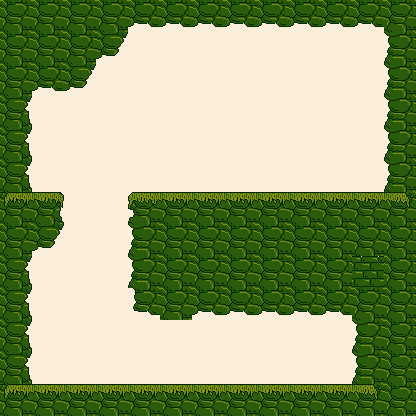

Below is a game level as drawn by its tile map, then a one-line description and the .tmx that defines it (tile-layer data replaced by summaries):
An orthogonal 13x13 tile map with 32x32 px tiles, 2 tile layers (sky, ground) and 12 objects (6x move, 3x action, 2x char, collect).

<map version="1.0" orientation="orthogonal" renderorder="right-down" width="13" height="13" tilewidth="32" tileheight="32" nextobjectid="69">
 <tileset firstgid="1" name="green" tilewidth="32" tileheight="32">
  <image source="../../src/img/green.png" width="256" height="256" />
  <terraintypes>
   <terrain name="gnd" tile="-1" />
  </terraintypes>
  <tile id="1" terrain="0,0,0,0" />
  <tile id="2" terrain=",,0,0" />
  <tile id="3" terrain=",,0," />
  <tile id="4" terrain=",,,0" />
  <tile id="5" terrain=",0,,0" />
  <tile id="6" terrain=",0,0,0" />
  <tile id="7" terrain="0,,0," />
  <tile id="8" terrain="0,,0,0" />
  <tile id="9" terrain="0,0,," />
  <tile id="11" terrain=",0,," />
  <tile id="12" terrain="0,,," />
  <tile id="16" terrain="0,0,0," />
  <tile id="17" terrain="0,0,,0" />
  <tile id="18">
   <objectgroup draworder="index" />
  </tile>
  <tile id="29">
   <animation>
    <frame tileid="29" duration="150" />
    <frame tileid="30" duration="150" />
    <frame tileid="31" duration="150" />
    <frame tileid="32" duration="150" />
   </animation>
  </tile>
  <tile id="33">
   <animation>
    <frame tileid="33" duration="100" />
    <frame tileid="34" duration="100" />
    <frame tileid="35" duration="100" />
   </animation>
  </tile>
 </tileset>
 <layer name="sky" width="13" height="13">
  <data>[169 cells, 169 non-empty, 1 distinct tile ids]</data>
 </layer>
 <layer name="ground" width="13" height="13">
  <properties>
   <property name="collidable" value="true" />
  </properties>
  <data>[169 cells, 89 non-empty, 12 distinct tile ids]</data>
 </layer>
 <objectgroup name="objects">
  <properties>
   <property name="collidable" value="true" />
  </properties>
  <object id="28" name="shaman" type="char" x="64" y="352" width="32" height="32">
   <properties>
    <property name="controlled" value="true" />
   </properties>
  </object>
  <object id="39" name="flappyflap" type="char" x="32" y="128" width="32" height="32" />
  <object id="52" name="key" type="collect" gid="30" x="320" y="192" width="32" height="32">
   <properties>
    <property name="collectable" value="true" />
   </properties>
  </object>
  <object id="53" name="door" type="action" gid="27" x="160" y="384" width="32" height="32" />
  <object id="54" name="door" type="action" gid="26" x="160" y="352" width="32" height="32" />
  <object id="55" name="finish" type="action" gid="19" x="288" y="384" width="32" height="32" />
  <object id="57" name="box" type="move" gid="16" x="160" y="192" width="32" height="32" />
  <object id="64" name="box" type="move" gid="16" x="192" y="160" width="32" height="32" />
  <object id="65" name="box" type="move" gid="16" x="224" y="192" width="32" height="32" />
  <object id="66" name="box" type="move" gid="16" x="160" y="160" width="32" height="32" />
  <object id="67" name="box" type="move" gid="16" x="192" y="192" width="32" height="32" />
  <object id="68" name="box" type="move" gid="16" x="192" y="128" width="32" height="32" />
 </objectgroup>
</map>
